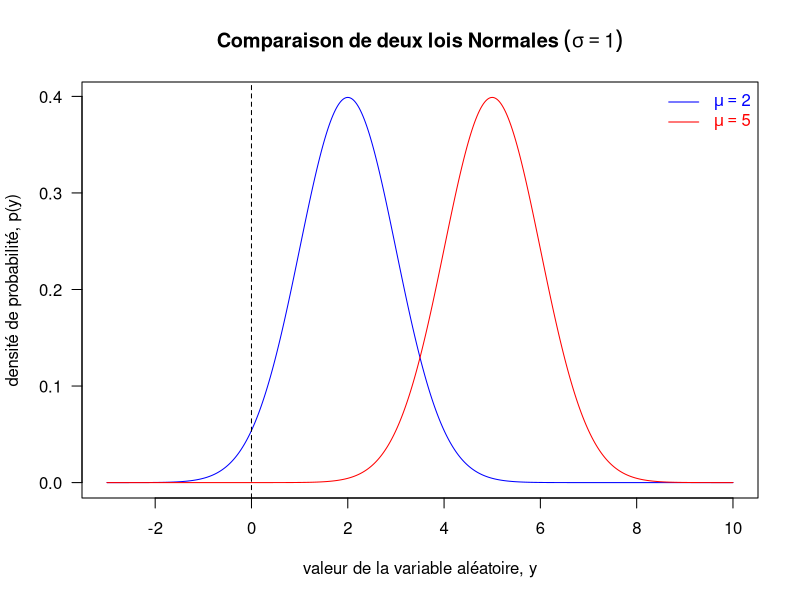
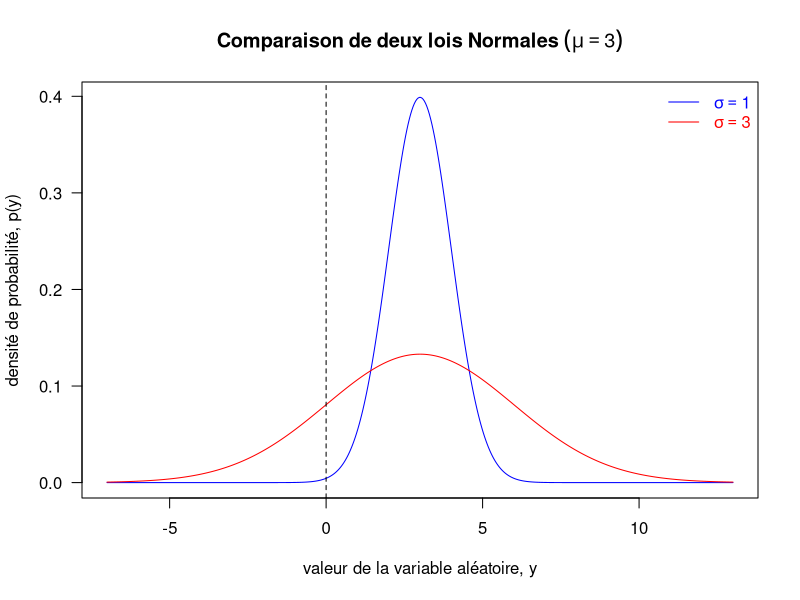
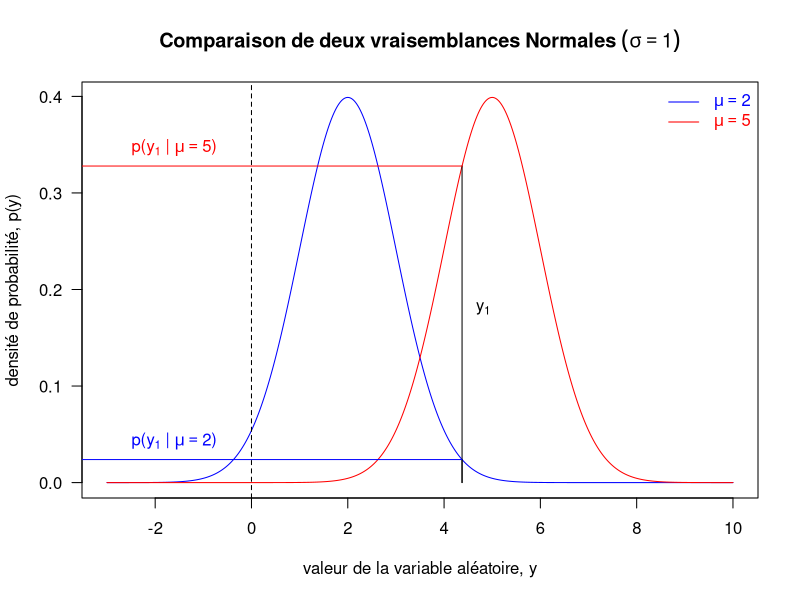
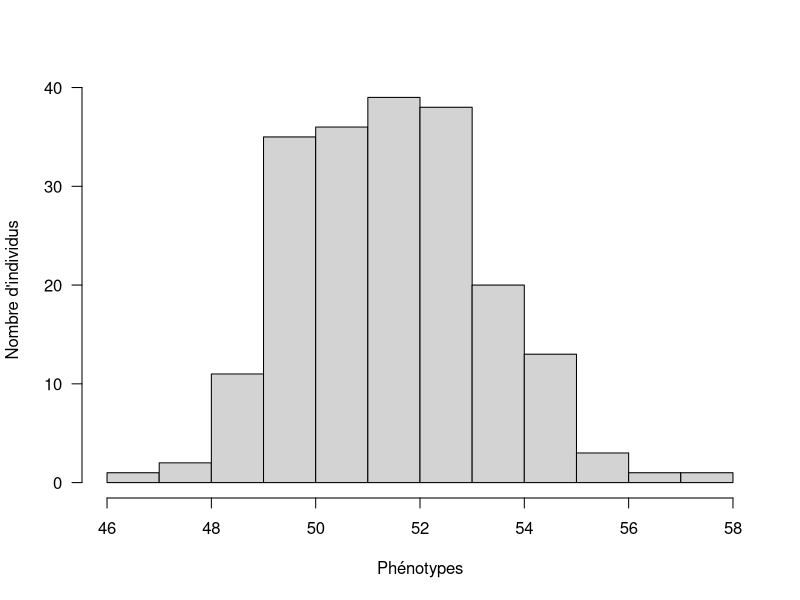
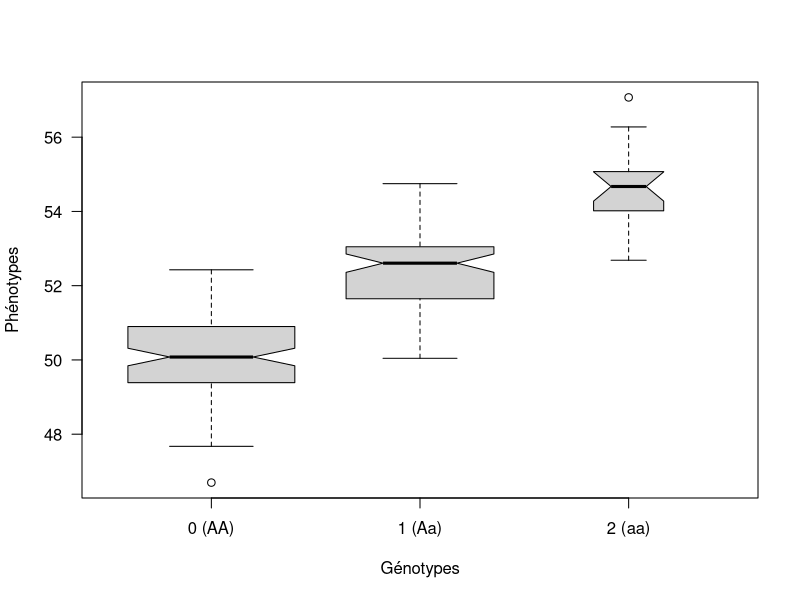
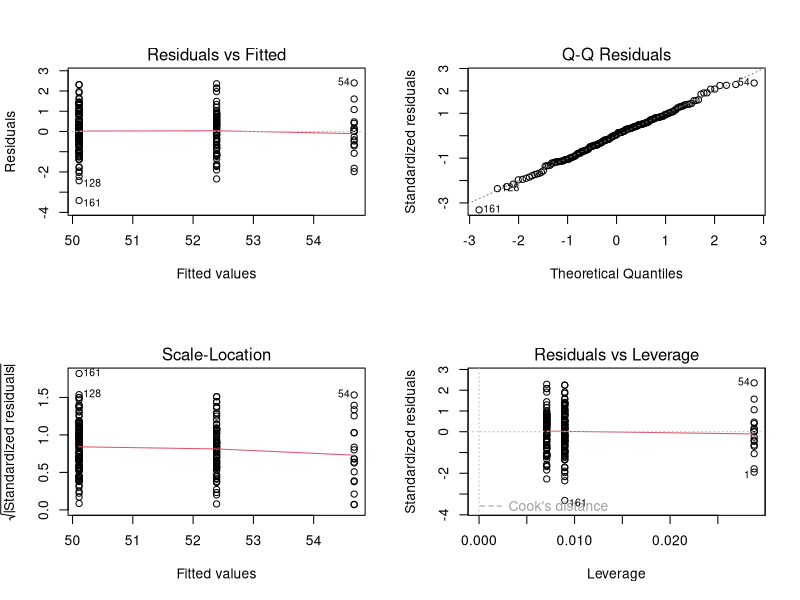
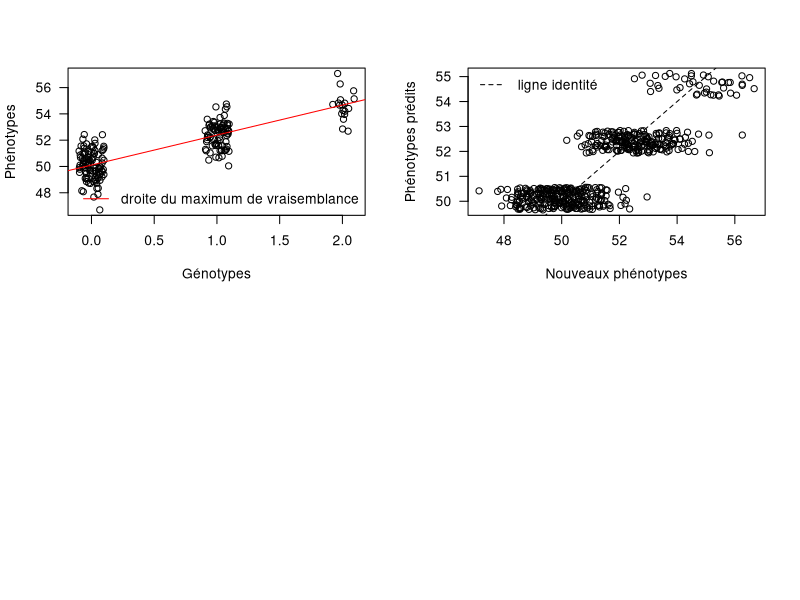

Here is the R script that generated these plots, in order:
## ---- chunk 1
R.v.maj <- as.numeric(R.version$major)
R.v.min.1 <- as.numeric(strsplit(R.version$minor, "\\.")[[1]][1])
if(R.v.maj < 2 || (R.v.maj == 2 && R.v.min.1 < 15))
  stop("requires R >= 2.15", call.=FALSE)

suppressPackageStartupMessages(library(knitr))
opts_chunk$set(echo=TRUE, warning=TRUE, message=TRUE, cache=FALSE)

options(digits=3)
## ---- chunk 2
suppressPackageStartupMessages(library(MASS))
## ---- chunk 3
set.seed(1)
y <- rnorm(n=3, mean=5, sd=1)
## ---- chunk 4
x <- seq(from=-3, to=10, length.out=500)
plot(x=x, y=dnorm(x=x, mean=2, sd=1), type="l", col="blue", las=1,
     main=expression(bold(Comparaison~de~deux~lois~Normales~(sigma==1))),
     xlab="valeur de la variable aléatoire, y",
     ylab="densité de probabilité, p(y)")
points(x=x, y=dnorm(x=x, mean=5, sd=1), type="l", col="red")
abline(v=0, lty=2)
legend("topright", legend=c(expression(mu==2), expression(mu==5)),
       col=c("blue", "red"), text.col=c("blue", "red"), lty=1, bty="n")
## ---- chunk 5
x <- seq(from=-7, to=13, length.out=500)
plot(x=x, y=dnorm(x=x, mean=3, sd=1), type="l", col="blue", las=1,
     main=expression(bold(Comparaison~de~deux~lois~Normales~(mu==3))),
     xlab="valeur de la variable aléatoire, y",
     ylab="densité de probabilité, p(y)")
points(x=x, y=dnorm(x=x, mean=3, sd=3), type="l", col="red")
abline(v=0, lty=2)
legend("topright", legend=c(expression(sigma==1), expression(sigma==3)),
       col=c("blue", "red"), text.col=c("blue", "red"), lty=1, bty="n")
## ---- chunk 6
x <- seq(from=-3, to=10, length.out=500)
plot(x=x, y=dnorm(x=x, mean=2, sd=1), type="l", col="blue", las=1,
     main=expression(bold(Comparaison~de~deux~vraisemblances~Normales~(sigma==1))),
     xlab="valeur de la variable aléatoire, y",
     ylab="densité de probabilité, p(y)")
points(x=x, y=dnorm(x=x, mean=5, sd=1), type="l", col="red")
abline(v=0, lty=2)
legend("topright", legend=c(expression(mu==2), expression(mu==5)),
       col=c("blue", "red"), text.col=c("blue", "red"), lty=1, bty="n")
segments(x0=y[1], y0=0, x1=y[1], y1=dnorm(x=y[1], mean=2, sd=1))
segments(x0=y[1], y0=0, x1=y[1], y1=dnorm(x=y[1], mean=5, sd=1))
segments(x0=y[1], y0=dnorm(x=y[1], mean=2, sd=1),
         x1=-5, y1=dnorm(x=y[1], mean=2, sd=1), col="blue")
segments(x0=y[1], y0=dnorm(x=y[1], mean=5, sd=1),
         x1=-5, y1=dnorm(x=y[1], mean=5, sd=1), col="red")
text(x=1.1*y[1], y=0.18, labels=expression(y[1]))
text(x=-1.6, y=dnorm(x=y[1], mean=2, sd=1), col="blue", pos=3,
     labels=expression(paste("p(",y[1]," | ",mu==2,")")))
text(x=-1.6, y=dnorm(x=y[1], mean=5, sd=1), col="red", pos=3,
     labels=expression(paste("p(",y[1]," | ",mu==5,")")))
## ---- chunk 7
compute.log.likelihood <- function(parameters, data){
  mu <- parameters[1]
  sigma <- parameters[2]
  y <- data
  n <- length(y)
  log.lik <- - n * log(sigma) - (n/2) * log(2 * pi) - sum(((y - mu)^2) / (2 * sigma^2))
  return(log.lik)
}

compute.log.likelihood(c(5,1), y)
compute.log.likelihood(c(2,1), y)
## ---- chunk 8
sum(dnorm(x=y, mean=5, sd=1, log=TRUE))
sum(dnorm(x=y, mean=2, sd=1, log=TRUE))
## ---- chunk 9
set.seed(1866) # année de parution de l'article de Mendel fondant la génétique
## ---- chunk 10
n <- 200
## ---- chunk 11
mu <- 50
## ---- chunk 12
##' Genotype frequencies
##'
##' Calculate the genotype frequencies at a locus assuming the Hardy-Weinberg equilibrium
##' (https://en.wikipedia.org/wiki/Hardy%E2%80%93Weinberg_principle).
##' @param maf frequency of the minor allele, a
##' @return vector of genotype frequencies
##' @author Timothee Flutre
calcGenoFreq <- function(maf){
  stopifnot(is.numeric(maf), length(maf) == 1, maf >= 0, maf <= 0.5)
  geno.freq <- c((1 - maf)^2,
                2 * (1 - maf) * maf,
                maf^2)
  names(geno.freq) <- c("AA", "Aa", "aa")
  return(geno.freq)
}

f <- 0.3
genotypes <- sample(x=c(0,1,2), size=n, replace=TRUE, prob=calcGenoFreq(f))
## ---- chunk 13
table(genotypes)
sum(genotypes) / (2 * n) # estimate of the MAF
var(genotypes) # important for the estimate of beta
## ---- chunk 14
(beta <- rnorm(n=1, mean=2, sd=1))
## ---- chunk 15
sigma <- 1
errors <- rnorm(n=n, mean=0, sd=sigma)
## ---- chunk 16
phenotypes <- mu + beta * genotypes + errors
## ---- chunk 17
dat <- data.frame(x=genotypes, y=phenotypes)
summary(dat)
## ---- chunk 18
hist(phenotypes, breaks="FD", las=1, main="",
     xlab="Phénotypes", ylab="Nombre d'individus")
## ---- chunk 19
boxplot(phenotypes ~ genotypes, varwidth=TRUE, notch=TRUE,
        xlab="Génotypes", ylab="Phénotypes", las=1, xaxt="n")
axis(side=1, at=1:3, labels=c("0 (AA)", "1 (Aa)", "2 (aa)"))
## ---- chunk 20
fit <- lm(y ~ x, data=dat)
## ---- chunk 21
par(mfrow=c(2,2))
plot(fit)
## ---- chunk 22
summary(fit)
## ---- chunk 23
plot(phenotypes ~ jitter(genotypes, factor=0.5), las=1,
     xlab="Génotypes", ylab="Phénotypes")
abline(a=coefficients(fit)[1], b=coefficients(fit)[2], col="red")
legend("bottomright", legend="droite du maximum de vraisemblance",
       col="red", lty=1, bty="n")
## ---- chunk 24
negLogLik <- function(mu, beta, sigma){
  - sum(dnorm(x=dat$y, mean=mu + beta * dat$x, sd=sigma, log=TRUE))
}
## ---- chunk 25
library(stats4)
fit2 <- mle(negLogLik, start=list(mu=mean(dat$y), beta=0, sigma=1),
            method="L-BFGS-B", nobs=nrow(dat),
            lower=c(-Inf,-Inf,10^(-6)), upper=c(+Inf,+Inf,+Inf))
summary(fit2)
## ---- chunk 26
summary(fit)$r.squared
## ---- chunk 27
(coefficients(fit)[2]^2 * var(dat$x)) /
  (coefficients(fit)[2]^2 * var(dat$x) + summary(fit)$sigma^2)
## ---- chunk 28
beta
## ---- chunk 29
(beta.hat <- coefficients(fit)[2])
## ---- chunk 30
(rmse.beta <- sqrt((beta.hat - beta)^2))
## ---- chunk 31
y <- phenotypes
y.hat <- (coefficients(fit)[1] + coefficients(fit)[2] * genotypes)
errors <- y - y.hat
(rmse.y <- sqrt(mean(errors^2)))
## ---- chunk 32
errors <- phenotypes - predict(fit)
(rmse.y <- sqrt(mean(errors^2)))
## ---- chunk 33
set.seed(1944) # année de découverte de l'ADN comme support des gènes
n.tilde <- 500
x.new <- sample(x=c(0,1,2), size=n.tilde, replace=TRUE, prob=calcGenoFreq(f))
y.new <- mu + beta * x.new + rnorm(n=n.tilde, mean=0, sd=sigma)
## ---- chunk 34
y.tilde <- (coefficients(fit)[1] + coefficients(fit)[2] * x.new)
## ---- chunk 35
errors <- y.new - y.tilde
(rmspe <- sqrt(mean(errors^2)))
## ---- chunk 36
plot(x=y.new, y=jitter(y.tilde), las=1, xlab="Nouveaux phénotypes",
     ylab="Phénotypes prédits")
abline(a=0, b=1, lty=2)
legend("topleft", legend="ligne identité", lty=2, bty="n")
## ---- chunk 37
print(sessionInfo(), locale=FALSE)
